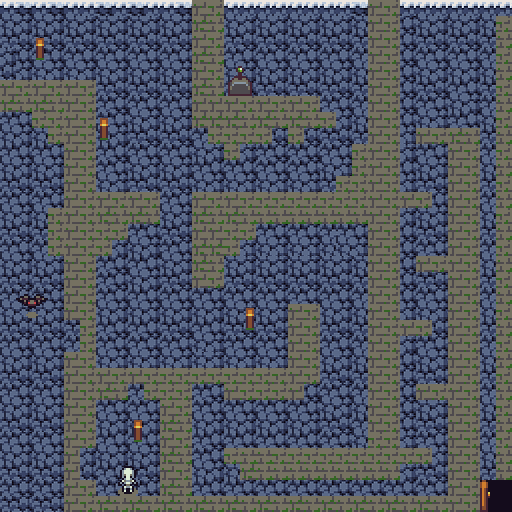

The image is a tile-based game level rendered from a .tmx file. Its description and source (layers, tilesets, objects; grid data summarised) follow:
An orthogonal 32x32 tile map with 16x16 px tiles, 6 tile layers (fond, Colision, deco, passages, ...), 2 tilesets.

<map version="1.9" tiledversion="1.9.2" orientation="orthogonal" renderorder="right-down" width="32" height="32" tilewidth="16" tileheight="16" infinite="0" nextlayerid="9" nextobjectid="1">
 <tileset firstgid="1" name="TextureGrotteAutre" tilewidth="16" tileheight="16" tilecount="1024" columns="32">
  <image source="TextureGrotteAutre.png" width="512" height="512" />
 </tileset>
 <tileset firstgid="1025" name="TexturePierre" tilewidth="16" tileheight="16" tilecount="285" columns="19">
  <image source="TexturePierre.png" width="315" height="250" />
 </tileset>
 <layer id="1" name="fond" width="32" height="32">
  <data>[1024 cells, 1024 non-empty, 8 distinct tile ids]</data>
 </layer>
 <layer id="2" name="Colision" width="32" height="32">
  <data>[1024 cells, 420 non-empty, 13 distinct tile ids]</data>
 </layer>
 <layer id="8" name="deco" width="32" height="32">
  <data>[1024 cells, 16 non-empty, 12 distinct tile ids]</data>
 </layer>
 <layer id="7" name="passages" width="32" height="32">
  <data>[1024 cells, 4 non-empty, 1 distinct tile ids]</data>
 </layer>
 <layer id="3" name="porteFerme" width="32" height="32">
  <data>[1024 cells, 2 non-empty, 2 distinct tile ids]</data>
 </layer>
 <layer id="6" name="accesFinale" width="32" height="32">
  <data>[1024 cells, 0 non-empty, 0 distinct tile ids]</data>
 </layer>
</map>
